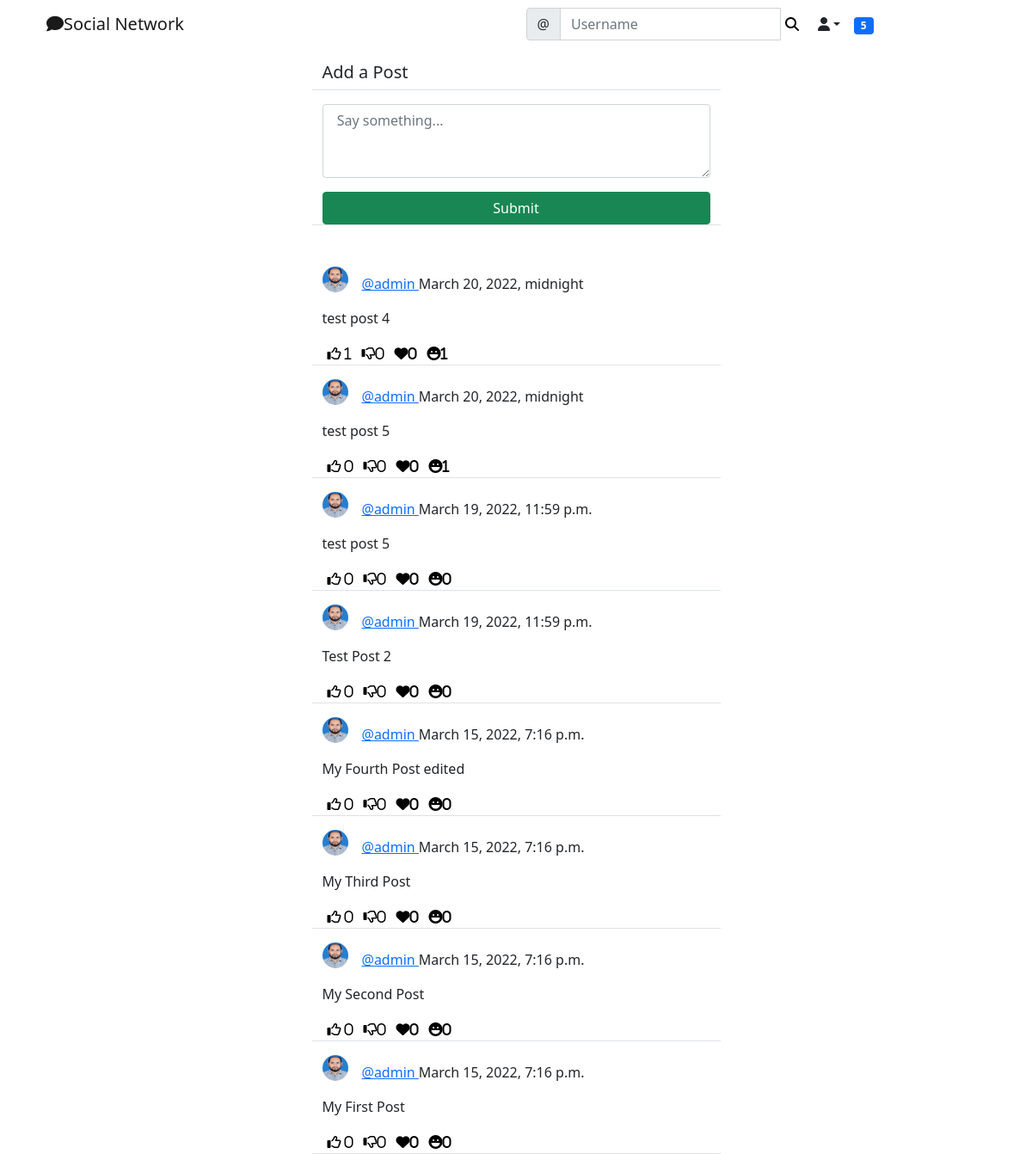
The page /social/ (signed in) on the database its author committed.
### social/models.py (models this page shows, shortened)
class Post(models.Model):
	body = models.TextField()
	created_on = models.DateTimeField(default=timezone.now)
	author = models.ForeignKey(User, on_delete=models.CASCADE)
	likes = models.ManyToManyField(User, blank=True, related_name='likes')
	dislikes = models.ManyToManyField(User, blank=True, related_name='dislikes')
	loves = models.ManyToManyField(User, blank=True, related_name='loves')
	hahas = models.ManyToManyField(User, blank=True, related_name='haha')

class UserProfile(models.Model):
	user = models.OneToOneField(User, primary_key=True, verbose_name='user', related_name='profile', on_delete=models.CASCADE)
	name = models.CharField(max_length=30, blank=True, null=True)
	bio = models.TextField(max_length=500, blank=True, null=True)
	birth_date = models.DateField(null=True, blank=True)
	location = models.CharField(max_length=30, blank=True, null=True)
	picture = models.ImageField(upload_to='uploads/profile_pictures', default='uploads/profile_pictures/default.png', blank=True)
	followers = models.ManyToManyField(User, blank=True, related_name='follower')

### social/views.py (the view, shortened to what this page needs)
# urls.py: path('', PostListView.as_view(), name='post-list'),
class PostListView(LoginRequiredMixin, View):
	def get(self, request, *args, **kwargs):
		logged_in_user = request.user
		posts = Post.objects.filter(
				author__profile__followers__in = [logged_in_user.id]
			).order_by('-created_on')
		form = PostForm()
		context = {
		'post_list':posts,
		'form':form,
		}
		return render(request, 'social/post_list.html',context)

### social/forms.py
class PostForm(forms.ModelForm):
	body = forms.CharField(
		label="",
		widget=forms.Textarea(attrs={
			'rows':'3',
			'placeholder': ' Say something... '
			}))
	class Meta:
		model = Post
		fields = ['body']

### landing/templatetags/custom_tags.py (called while the page is built)
@register.inclusion_tag('social/show_notifications.html', takes_context=True)
def show_notifications(context):
	request_user = context['request'].user
	notifications = Notification.objects.filter(to_user=request_user).exclude(user_has_seen=True).order_by('-date')
	return{'notifications':notifications}

### social/templates/social/post_list.html (shortened to what this page needs)
{% extends 'landing/base.html' %}
{% load crispy_forms_tags %}
{% block content %}
<div class="container">
	<div class="row justify-content-center mt-3">
		<div class="col-md-5 col-sm-12 border-bottom">
			<h5>Add a Post</h5>
		</div>
	</div>
	<div class="row justify-content-center mt-3 mb-5">
		<div class="col-md-5 col-sm-12 border-bottom">
			<form method="POST">
				{{ form | crispy }}
				<div class="d-grid gap-2">
					<button class="btn btn-success mt-3">
						Submit
					</button>
				</div>
			</form>
		</div>
	</div>
	{% for post in post_list %}
	<div class="row justify-content-center mt-3">
		<div class="col-md-5 col-sm-12 border-bottom position-relative">
			<div class="">
			<a href="{% url 'profile' post.author.profile.pk %}">
				<img class="rounded-circle post-img" height="30" width="30" src="{{ post.author.profile.picture.url }}"></a>
				<p class="post-text">
					<a href="{% url 'profile' post.author.profile.pk %}" class="text-primary">@{{ post.author }} </a> {{ post.created_on }}
				</p>
			</div>
			<div class="position-relative">
				<p>{{ post.body }}</p>
			</div>
			<div class="d-flex flex-row">
				<form method="POST" action="{% url 'like' post.pk %}">
					<button style="background-color: transparent; border: none; box-shadow: none;" type="submit"><i class="far fa-thumbs-up">
						<span>{{ post.likes.all.count }}</span>
					</i></button>
				</form>
				<form method="POST" action="{% url 'dislike' post.pk %}">
					<button style="background-color: transparent; border: none; box-shadow: none;" type="submit"><i class="far fa-thumbs-down"><span>{{ post.dislikes.all.count }}</span></i></button>
				</form>
				<form method="POST" action="{% url 'love' post.pk %}">
					<button style="background-color: transparent; border: none; box-shadow: none;" type="submit"><i class="fa fa-heart"><span>{{ post.loves.all.count }}</span></i></button>
				</form>
				<form method="POST" action="{% url 'haha' post.pk %}">
					<button style="background-color: transparent; border: none; box-shadow: none;" type="submit"><i class="fa fa-laugh"><span>{{ post.hahas.all.count }}</span></i></button>
				</form>
			</div>
		</div>
	</div>
	{% endfor %}
</div>
{% endblock content %}

### static/styles.css (style rules this page uses)
.post-text { padding-top: 0.5rem; }
.post-img { float: left; margin-right: 1rem; }

### rows shown on the page
Post: author.profile.picture (picture), author "admin", created_on "March 20, 2022, midnight", body "test post 4", likes.all.count "1", dislikes.all.count "0", loves.all.count "0", hahas.all.count "1"
Post: author.profile.picture (picture), author "admin", created_on "March 20, 2022, midnight", body "test post 5", likes.all.count "0", dislikes.all.count "0", loves.all.count "0", hahas.all.count "1"
Post: author.profile.picture (picture), author "admin", created_on "March 19, 2022, 11:59 p.m.", body "test post 5", likes.all.count "0", dislikes.all.count "0", loves.all.count "0", hahas.all.count "0"
Post: author.profile.picture (picture), author "admin", created_on "March 19, 2022, 11:59 p.m.", body "Test Post 2", likes.all.count "0", dislikes.all.count "0", loves.all.count "0", hahas.all.count "0"
Post: author.profile.picture (picture), author "admin", created_on "March 15, 2022, 7:16 p.m.", body "My Fourth Post edited", likes.all.count "0", dislikes.all.count "0", loves.all.count "0", hahas.all.count "0"
Post: author.profile.picture (picture), author "admin", created_on "March 15, 2022, 7:16 p.m.", body "My Third Post", likes.all.count "0", dislikes.all.count "0", loves.all.count "0", hahas.all.count "0"
Post: author.profile.picture (picture), author "admin", created_on "March 15, 2022, 7:16 p.m.", body "My Second Post", likes.all.count "0", dislikes.all.count "0", loves.all.count "0", hahas.all.count "0"
Post: author.profile.picture (picture), author "admin", created_on "March 15, 2022, 7:16 p.m.", body "My First Post", likes.all.count "0", dislikes.all.count "0", loves.all.count "0", hahas.all.count "0"

### other values the page prints
{{ notifications.count }} "5"
